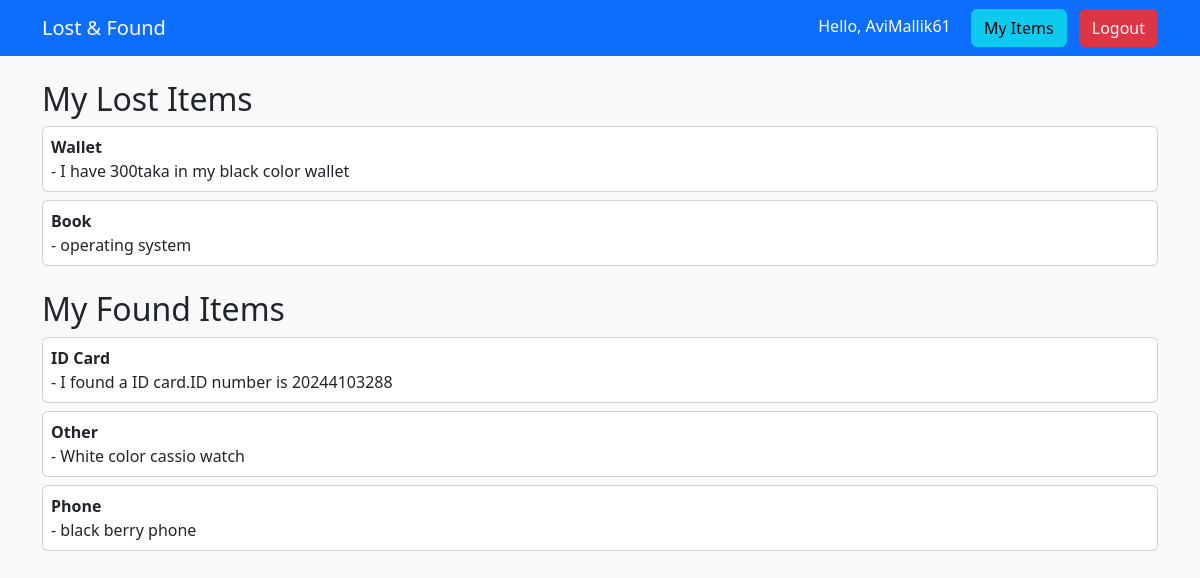
The page /my-items/ (signed in) on the database its author committed.
### lostfound/models.py (models this page shows, shortened)
class LostItem(models.Model):
    user = models.ForeignKey(User, on_delete=models.CASCADE, null=True)

class FoundItem(models.Model):
    TYPE_CHOICES = [
        ('ID Card', 'ID Card'),
        ('Wallet', 'Wallet'),
        ('Book', 'Book'),
        ('Phone', 'Phone'),
        ('Other', 'Other'),
    ]
    type = models.CharField(max_length=50, choices=TYPE_CHOICES)
    description = models.TextField()
    location = models.CharField(max_length=200)
    contact = models.CharField(max_length=50)
    email = models.EmailField()
    user = models.ForeignKey(User, on_delete=models.CASCADE, null=True)

### lostfound/views.py (the view)
# urls.py: path('my-items/', views.my_items, name='my_items'),
@login_required
def my_items(request):
    lost_items = LostItem.objects.filter(user=request.user)
    found_items = FoundItem.objects.filter(user=request.user)
    return render(request, 'my_items.html', {
        'lost_items': lost_items,
        'found_items': found_items
    })

### lostfound/templates/my_items.html
{% extends 'base.html' %}
{% block content %}
<h2>My Lost Items</h2>
{% for item in lost_items %}
<div class="card p-2 mb-2">
<b>{{ item.type }}</b> - {{ item.description }}
</div>
{% empty %}
<p>No lost items</p>
{% endfor %}
<h2 class="mt-4">My Found Items</h2>
{% for item in found_items %}
<div class="card p-2 mb-2">
<b>{{ item.type }}</b> - {{ item.description }}
</div>
{% empty %}
<p>No found items</p>
{% endfor %}
{% endblock %}

### lostfound/templates/base.html (shortened to what this page needs)
<!DOCTYPE html>
<html>
<head>
    <link href="https://cdn.jsdelivr.net/npm/bootstrap@5.3.3/dist/css/bootstrap.min.css" rel="stylesheet">
</head>
<body class="bg-light">
<nav class="navbar navbar-dark bg-primary">
<div class="container">
<a class="navbar-brand" href="/">Lost & Found</a>
<div class="ms-auto">
{% if user.is_authenticated %}
<span class="text-white me-3">Hello, {{ user.username }}</span>
<a class="btn btn-info me-2" href="/my-items/">My Items</a>
<a class="btn btn-danger" href="/logout/">Logout</a>
{% else %}
<a class="btn btn-light me-2" href="/login/">Login</a>
<a class="btn btn-success" href="/register/">Register</a>
{% endif %}
</div>
</div>
</nav>
<div class="container mt-4">
{% block content %}
{% endblock %}
</div>
</body>
</html>

### rows shown on the page
LostItem: type "Wallet", description "I have 300taka in my black color wallet"
LostItem: type "Book", description "operating system"
FoundItem: type "ID Card", description "I found a ID card.ID number is 20244103288"
FoundItem: type "Other", description "White color cassio watch"
FoundItem: type "Phone", description "black berry phone"

### other values the page prints
{{ user.username }} "AviMallik61"
